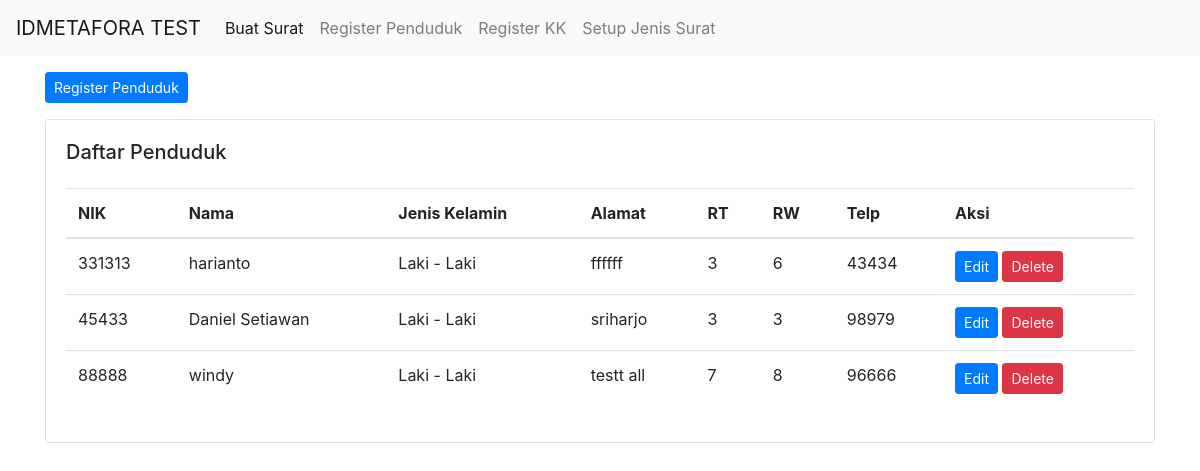
Page /index.php/test/regPenduduk on the committed database.
### tables this page shows
CREATE TABLE `penduduk` (
  `id_penduduk` int(11) NOT NULL,
  `NIK` int(11) NOT NULL,
  `Nama` varchar(100) NOT NULL,
  `Jenis_kelamin` int(11) NOT NULL,
  `alamat` text NOT NULL,
  `RT` varchar(8) NOT NULL,
  `RW` varchar(8) NOT NULL,
  `Telp` int(11) NOT NULL
);

### application/controllers/Test.php (called while the page is built, shortened)
<?php
class Test extends CI_Controller
{
    public function __construct()
    {
        $this->load->model('idmetafora_model', 'data');
    }
    public function regPenduduk()
    {
        $data['penduduk'] = $this->data->getPenduduk();
        $this->load->view('part/header');
        $this->load->view('penduduk', $data);
        $this->load->view('part/footer');
    }
}

### index.php (called while the page is built, shortened)
<?php
require_once BASEPATH.'core/CodeIgniter.php';

### application/models/idmetafora_model.php (called while the page is built, shortened)
<?php
class idmetafora_model extends CI_Model
{
    public function getPenduduk()
    {
        return $this->db->get('penduduk')->result_array();
    }
}

### application/views/Penduduk.php (the view, shortened to what this page needs)
<button type="button" id="" class="btn btn-primary btn-sm mb-3" data-toggle="modal" data-target="#exampleModal">
    Register Penduduk
</button>
<div class="card card-body">
    <h5>Daftar Penduduk</h5>
    <div class="responsive-table mt-3">
        <table class="table">
            <thead>
                <tr>
                    <th>NIK</th>
                    <th>Nama</th>
                    <th>Jenis Kelamin</th>
                    <th>Alamat</th>
                    <th>RT</th>
                    <th>RW</th>
                    <th>Telp</th>
                    <th>Aksi</th>
                </tr>
            </thead>
            <tbody>
                <?php foreach ($penduduk as $pd) : ?>
                    <tr>
                        <td><?= $pd['NIK'] ?></td>
                        <td><?= $pd['Nama'] ?></td>
                        <td><?php
                            if ($pd['Jenis_kelamin'] == '1') {
                                echo 'Laki - Laki';
                            } else {
                                echo 'Perempuan';
                            };
                            ?>
                        </td>
                        <td><?= $pd['alamat'] ?></td>
                        <td><?= $pd['RT'] ?></td>
                        <td><?= $pd['RW'] ?></td>
                        <td><?= $pd['Telp'] ?></td>
                        <td>
                            <button type="button" id="" class="btn btn-primary btn-sm " data-toggle="modal" data-target="#modalEdit<?= $pd['id_penduduk'] ?>">
                                Edit
                            </button>
                            <a href="<?= base_url('test/deletePenduduk') ?>/<?= $pd['id_penduduk'] ?>" class="btn btn-sm btn-danger" onclick="return confirm('Hapus ?')">Delete</a>
                        </td>
                    </tr>
                <?php endforeach ?>
            </tbody>
        </table>
    </div>
</div>

### rows in the picture
penduduk: NIK "331313", Nama "harianto", Jenis_kelamin "Laki - Laki", alamat "ffffff", RT "3", RW "6", Telp "43434"
penduduk: NIK "45433", Nama "Daniel Setiawan", Jenis_kelamin "Laki - Laki", alamat "sriharjo", RT "3", RW "3", Telp "98979"
penduduk: NIK "88888", Nama "windy", Jenis_kelamin "Laki - Laki", alamat "testt all", RT "7", RW "8", Telp "96666"
